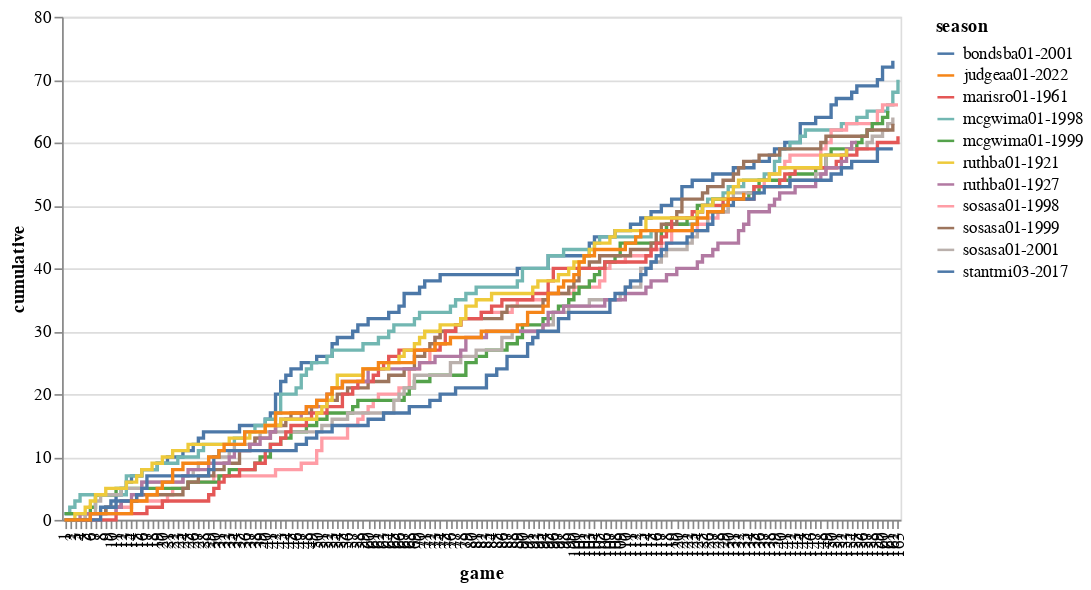

The code cell stored with this chart in its notebook:
### Code cell
alt.Chart(df).mark_line(interpolate='step-after').encode(
    x=alt.X("game:O"),
    y=alt.Y("cumulative:Q"),
    color=alt.Color("season:N")
).properties(width=500)

### Figure 1 — Vega-Lite specification as saved in the notebook (floating-point values rounded to 4 significant figures; data arrays with more than 128 entries replaced by an {"elided": "..."} marker saying what was removed)
{"config": {"view": {"continuousWidth": 400, "continuousHeight": 300}}, "data": {"name": "data-3ac4f471792d8dc6ba6116f0866aad3e"}, "mark": {"type": "line", "interpolate": "step-after"}, "encoding": {"color": {"field": "season", "type": "nominal"}, "x": {"field": "game", "type": "ordinal"}, "y": {"field": "cumulative", "type": "quantitative"}}, "width": 500, "$schema": "https://vega.github.io/schema/vega-lite/v4.17.0.json", "datasets": {"data-3ac4f471792d8dc6ba6116f0866aad3e": {"elided": "1694 records"}}}
